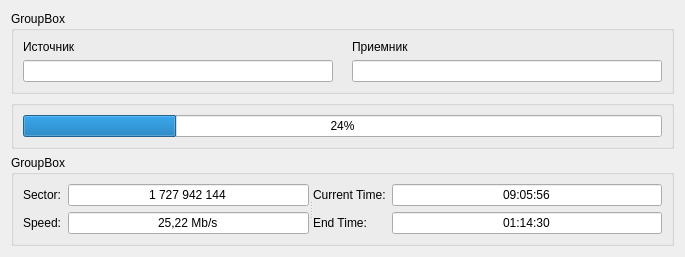
<?xml version="1.0" encoding="UTF-8"?>
<ui version="4.0">
 <class>CopyTaskWidget</class>
 <widget class="QWidget" name="CopyTaskWidget">
  <property name="geometry">
   <rect>
    <x>0</x>
    <y>0</y>
    <width>685</width>
    <height>235</height>
   </rect>
  </property>
  <property name="sizePolicy">
   <sizepolicy hsizetype="Preferred" vsizetype="Preferred">
    <horstretch>0</horstretch>
    <verstretch>0</verstretch>
   </sizepolicy>
  </property>
  <property name="windowTitle">
   <string>Form</string>
  </property>
  <layout class="QGridLayout" name="gridLayout_3">
   <item row="0" column="0">
    <widget class="QGroupBox" name="groupBox_3">
     <property name="sizePolicy">
      <sizepolicy hsizetype="Preferred" vsizetype="Fixed">
       <horstretch>0</horstretch>
       <verstretch>0</verstretch>
      </sizepolicy>
     </property>
     <property name="title">
      <string>GroupBox</string>
     </property>
     <layout class="QHBoxLayout" name="horizontalLayout_4">
      <item>
       <layout class="QVBoxLayout" name="verticalLayout_2">
        <item>
         <widget class="QLabel" name="label_2">
          <property name="text">
           <string>Источник</string>
          </property>
         </widget>
        </item>
        <item>
         <widget class="QLineEdit" name="sourceDeviceText">
          <property name="readOnly">
           <bool>true</bool>
          </property>
         </widget>
        </item>
       </layout>
      </item>
      <item>
       <layout class="QVBoxLayout" name="verticalLayout_3">
        <item>
         <widget class="QLabel" name="label_7">
          <property name="text">
           <string/>
          </property>
          <property name="pixmap">
           <pixmap resource="diskmasterui.qrc">:/DiskMasterUI/icons/right_arrow.png</pixmap>
          </property>
         </widget>
        </item>
       </layout>
      </item>
      <item>
       <layout class="QVBoxLayout" name="verticalLayout">
        <item>
         <widget class="QLabel" name="label_4">
          <property name="text">
           <string>Приемник</string>
          </property>
         </widget>
        </item>
        <item>
         <widget class="QLineEdit" name="targetDeviceText">
          <property name="readOnly">
           <bool>true</bool>
          </property>
         </widget>
        </item>
       </layout>
      </item>
     </layout>
    </widget>
   </item>
   <item row="1" column="0">
    <widget class="QGroupBox" name="groupBox">
     <property name="sizePolicy">
      <sizepolicy hsizetype="Preferred" vsizetype="Fixed">
       <horstretch>0</horstretch>
       <verstretch>0</verstretch>
      </sizepolicy>
     </property>
     <property name="title">
      <string/>
     </property>
     <layout class="QHBoxLayout" name="horizontalLayout">
      <item>
       <widget class="QProgressBar" name="progressBar">
        <property name="value">
         <number>24</number>
        </property>
        <property name="alignment">
         <set>Qt::AlignCenter</set>
        </property>
        <property name="textVisible">
         <bool>true</bool>
        </property>
        <property name="textDirection">
         <enum>QProgressBar::TopToBottom</enum>
        </property>
       </widget>
      </item>
     </layout>
    </widget>
   </item>
   <item row="2" column="0">
    <widget class="QGroupBox" name="groupBox_2">
     <property name="sizePolicy">
      <sizepolicy hsizetype="Preferred" vsizetype="Fixed">
       <horstretch>0</horstretch>
       <verstretch>0</verstretch>
      </sizepolicy>
     </property>
     <property name="title">
      <string>GroupBox</string>
     </property>
     <layout class="QHBoxLayout" name="horizontalLayout_2">
      <item>
       <widget class="QSplitter" name="splitter">
        <property name="orientation">
         <enum>Qt::Horizontal</enum>
        </property>
        <widget class="QWidget" name="layoutWidget">
         <layout class="QGridLayout" name="gridLayout_2">
          <item row="0" column="0">
           <widget class="QLabel" name="label">
            <property name="sizePolicy">
             <sizepolicy hsizetype="Fixed" vsizetype="Fixed">
              <horstretch>0</horstretch>
              <verstretch>0</verstretch>
             </sizepolicy>
            </property>
            <property name="text">
             <string>Sector:</string>
            </property>
           </widget>
          </item>
          <item row="0" column="1">
           <widget class="QLineEdit" name="sectorText">
            <property name="enabled">
             <bool>true</bool>
            </property>
            <property name="text">
             <string>1 727 942 144</string>
            </property>
            <property name="alignment">
             <set>Qt::AlignCenter</set>
            </property>
            <property name="readOnly">
             <bool>true</bool>
            </property>
           </widget>
          </item>
          <item row="1" column="0">
           <widget class="QLabel" name="label_6">
            <property name="sizePolicy">
             <sizepolicy hsizetype="Fixed" vsizetype="Fixed">
              <horstretch>0</horstretch>
              <verstretch>0</verstretch>
             </sizepolicy>
            </property>
            <property name="text">
             <string>Speed:</string>
            </property>
           </widget>
          </item>
          <item row="1" column="1">
           <widget class="QLineEdit" name="speedText">
            <property name="enabled">
             <bool>true</bool>
            </property>
            <property name="text">
             <string>25,22 Mb/s</string>
            </property>
            <property name="alignment">
             <set>Qt::AlignCenter</set>
            </property>
            <property name="readOnly">
             <bool>true</bool>
            </property>
           </widget>
          </item>
         </layout>
        </widget>
        <widget class="QWidget" name="layoutWidget">
         <layout class="QGridLayout" name="gridLayout">
          <item row="0" column="0">
           <widget class="QLabel" name="label_3">
            <property name="sizePolicy">
             <sizepolicy hsizetype="Fixed" vsizetype="Fixed">
              <horstretch>0</horstretch>
              <verstretch>0</verstretch>
             </sizepolicy>
            </property>
            <property name="text">
             <string>Current Time:</string>
            </property>
           </widget>
          </item>
          <item row="0" column="1">
           <widget class="QLineEdit" name="curTimeText">
            <property name="enabled">
             <bool>true</bool>
            </property>
            <property name="sizePolicy">
             <sizepolicy hsizetype="Expanding" vsizetype="Fixed">
              <horstretch>0</horstretch>
              <verstretch>0</verstretch>
             </sizepolicy>
            </property>
            <property name="text">
             <string>09:05:56</string>
            </property>
            <property name="alignment">
             <set>Qt::AlignCenter</set>
            </property>
            <property name="readOnly">
             <bool>true</bool>
            </property>
           </widget>
          </item>
          <item row="1" column="0">
           <widget class="QLabel" name="label_5">
            <property name="sizePolicy">
             <sizepolicy hsizetype="Preferred" vsizetype="Fixed">
              <horstretch>0</horstretch>
              <verstretch>0</verstretch>
             </sizepolicy>
            </property>
            <property name="text">
             <string>End Time:</string>
            </property>
           </widget>
          </item>
          <item row="1" column="1">
           <widget class="QLineEdit" name="endTimeText">
            <property name="enabled">
             <bool>true</bool>
            </property>
            <property name="sizePolicy">
             <sizepolicy hsizetype="Expanding" vsizetype="Fixed">
              <horstretch>0</horstretch>
              <verstretch>0</verstretch>
             </sizepolicy>
            </property>
            <property name="text">
             <string>01:14:30</string>
            </property>
            <property name="alignment">
             <set>Qt::AlignCenter</set>
            </property>
            <property name="readOnly">
             <bool>true</bool>
            </property>
           </widget>
          </item>
         </layout>
        </widget>
       </widget>
      </item>
     </layout>
    </widget>
   </item>
   <item row="3" column="0">
    <spacer name="verticalSpacer">
     <property name="orientation">
      <enum>Qt::Vertical</enum>
     </property>
     <property name="sizeHint" stdset="0">
      <size>
       <width>20</width>
       <height>40</height>
      </size>
     </property>
    </spacer>
   </item>
  </layout>
  <zorder>groupBox</zorder>
  <zorder>groupBox_3</zorder>
  <zorder>groupBox_2</zorder>
  <zorder>verticalSpacer</zorder>
 </widget>
 <resources>
  <include location="diskmasterui.qrc"/>
 </resources>
 <connections/>
</ui>
